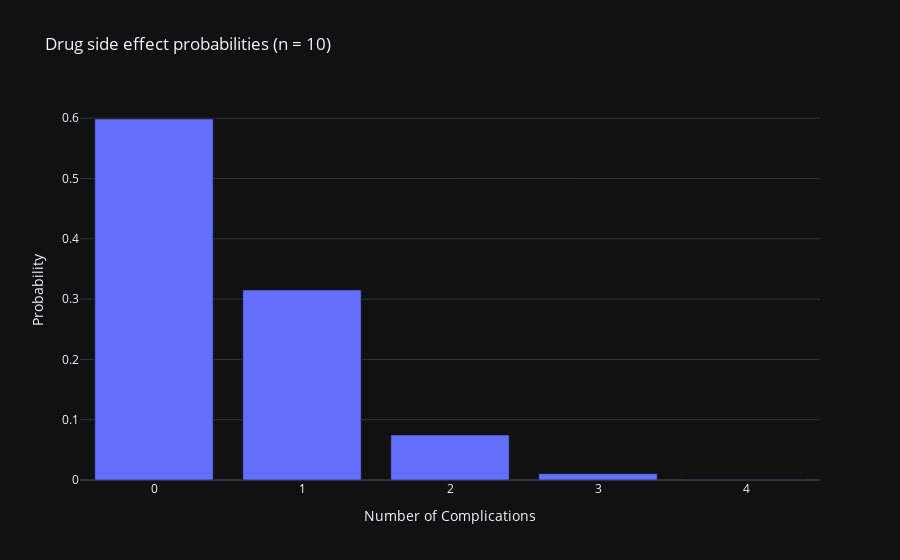

Source (notebook cell):
### Code cell
# plot the probabilities of side efefct outcomes
px.bar(x= range(5),
      y= probs,
      labels= {'x':"Number of Complications","y":"Probability"},
       title= "Drug side-effect probabilities (n = 10)"
      ).show()

### Figure 1 — Plotly figure (JSON) as saved in the notebook; plotly's stock layout.template omitted (floating-point values rounded to 4 significant figures)
{"data": [{"alignmentgroup": "True", "hovertemplate": "Number of Complications=%{x}<br>Probability=%{y}<extra></extra>", "legendgroup": "", "marker": {"color": "#636efa"}, "name": "", "offsetgroup": "", "orientation": "v", "showlegend": false, "textposition": "auto", "type": "bar", "x": [0, 1, 2, 3, 4], "xaxis": "x", "y": [0.5987, 0.3151, 0.07463, 0.01048, 0.0009648], "yaxis": "y"}], "layout": {"barmode": "relative", "legend": {"tracegroupgap": 0}, "title": {"text": "Drug side effect probabilities (n = 10)"}, "xaxis": {"anchor": "y", "domain": [0, 1], "title": {"text": "Number of Complications"}}, "yaxis": {"anchor": "x", "domain": [0, 1], "title": {"text": "Probability"}}}}
